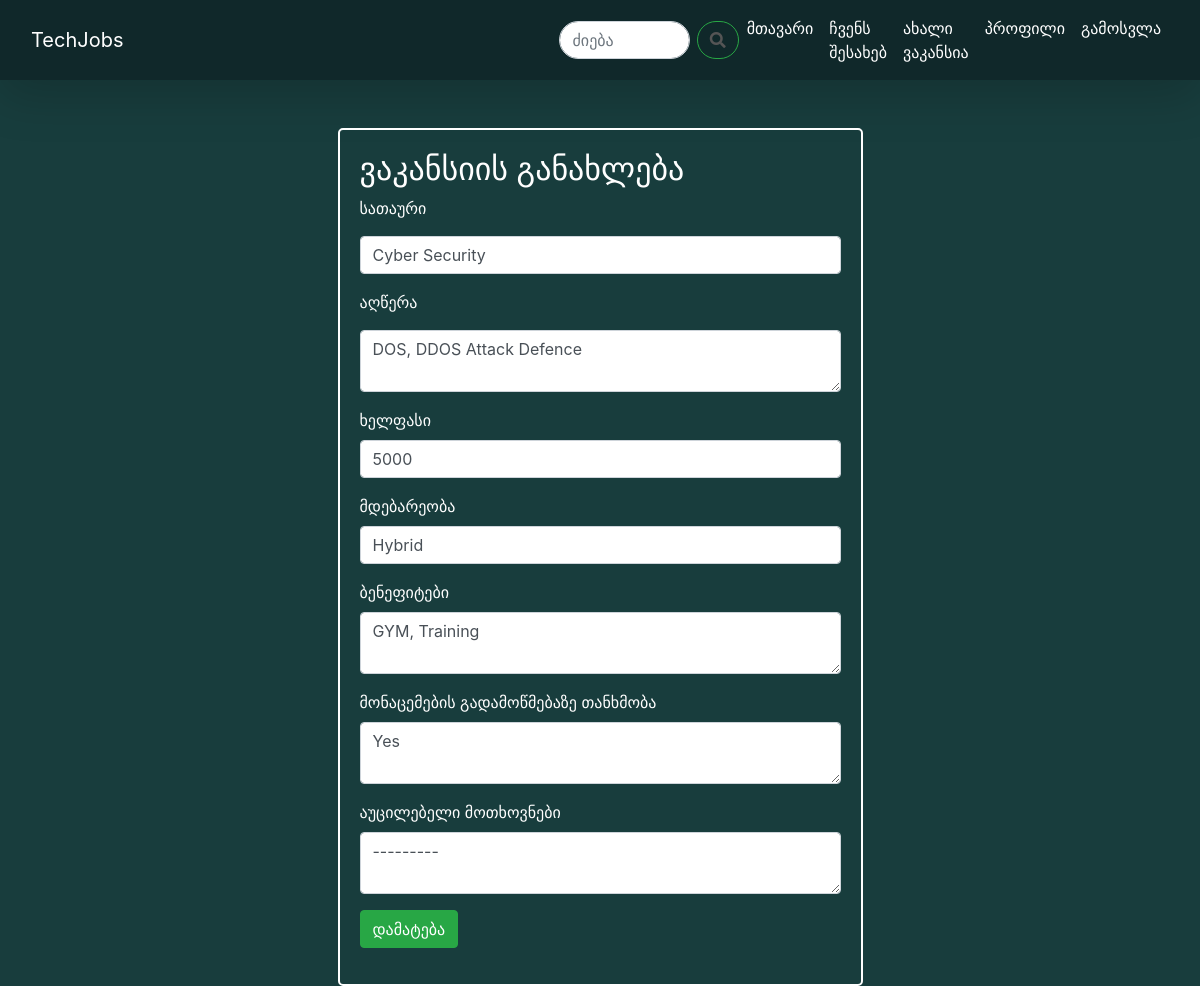
The app's page /job/39/update (signed in) with its own data.
### app/models.py (models this page shows, shortened)
class Job(db.Model):
    id = db.Column(db.Integer, primary_key=True)
    title = db.Column(db.String(20), unique=True, nullable=False)
    date_posted = db.Column(db.DateTime, nullable=False, default=datetime.utcnow)
    description = db.Column(db.Text, nullable=False)
    user_id = db.Column(db.Integer, db.ForeignKey('user.id'), nullable=False)
    salary = db.Column(db.String(50), nullable=True)
    location = db.Column(db.String(100), nullable=True)
    benefits = db.Column(db.Text, nullable=True)
    data_verification = db.Column(db.Text, nullable=True)
    required_skills = db.Column(db.Text, nullable=True)

### app/jobs/routes.py (the view)
@jobs.route('/job/<int:job_id>/update', methods=['POST', 'GET'])
@login_required
def updatejob(job_id):
    job = Job.query.get_or_404(job_id)
    if job.author != current_user:
        abort(403)
    form = JobForm()
    if form.validate_on_submit():
        job.title = form.title.data
        job.description = form.description.data
        job.salary = form.salary.data
        job.location = form.location.data
        job.benefits = form.benefits.data
        job.data_verification = form.data_verification.data
        job.required_skills = form.required_skills.data
        db.session.commit()
        flash('ვაკანსია წარმატებით განახლდა!', 'success')
        return redirect(url_for('jobs.job', job_id=job.id))
    elif request.method == 'GET':
        form.title.data = job.title
        form.description.data = job.description
        form.salary.data = job.salary
        form.location.data = job.location
        form.benefits.data = job.benefits
        form.data_verification.data = job.data_verification
        form.required_skills.data = job.required_skills
    return render_template('create_job.html', title='Update Job', legend='ვაკანსიის განახლება', form=form)

### app/jobs/forms.py
class JobForm(FlaskForm):
    title = StringField('სათაური', validators=[DataRequired()])
    description = TextAreaField('აღწერა', validators=[DataRequired()])
    salary = StringField('Salary')
    location = StringField('Location')
    benefits = TextAreaField('Benefits')
    data_verification = TextAreaField('Data Verification')
    required_skills = TextAreaField('Required Skills')
    submit = SubmitField("დამატება")

### app/models.py (called while the page is built)
@login_manager.user_loader
def load_user(user_id):
    return User.query.get(int(user_id))

### app/templates/create_job.html (shortened to what this page needs)
{% extends "base.html" %}
{% block content %}
<br>
<br>
<div class="container">
    <div class="row">
        <div class="col-md-6 offset-md-3">
            <div class="registration-form rectangle-border">
                <h2 class="white-text">{{ legend }}</h2>
                <form method="POST" action="">
                    <div class="form-group">
                        <label class="white-text">{{ form.title.label }}</label><br>
                        {% if form.title.errors %}
                        {{ form.title(class="form-control is-invalid") }}
                        <div class="invalid-feedback">
                            {% for error in form.title.errors %}
                            <span>{{ error }}</span>
                            {% endfor %}
                        </div>
                        {% else %}
                        {{ form.title(class="form-control") }}
                        {% endif %}
                    </div>
                    <div class="form-group">
                        <label class="white-text">{{ form.description.label }}</label><br>
                        {% if form.description.errors %}
                        {{ form.description(class="form-control is-invalid") }}
                        <div class="invalid-feedback">
                            {% for error in form.description.errors %}
                            <span>{{ error }}</span>
                            {% endfor %}
                        </div>
                        {% else %}
                        {{ form.description(class="form-control") }}
                        {% endif %}
                    </div>
                    <div class="form-group">
                        <label class="white-text">ხელფასი</label><br>
                        {{ form.salary(class="form-control") }}
                    </div>
                    <div class="form-group">
                        <label class="white-text">მდებარეობა</label><br>
                        {{ form.location(class="form-control") }}
                    </div>
                    <div class="form-group">
                        <label class="white-text">ბენეფიტები</label><br>
                        {{ form.benefits(class="form-control") }}
                    </div>
                    <div class="form-group">
                        <label class="white-text">მონაცემების გადამოწმებაზე თანხმობა</label><br>
                        {{ form.data_verification(class="form-control") }}
                    </div>
                    <div class="form-group">
                        <label class="white-text">აუცილებელი მოთხოვნები</label><br>
                        {{ form.required_skills(class="form-control") }}
                    </div>
                    <div class="form-group">
                        {{ form.submit(class="btn btn-success") }}
                    </div>
                </form>
            </div>
        </div>
    </div>
</div>
{% endblock %}

### app/static/main.css (style rules this page uses)
body { background-color: #183D3D; }
.white-text { color: #fff; }
.rectangle-border { border: 2px solid #fff; border-radius: 5px; padding: 20px; }

### records on screen
Job: title "Cyber Security", description "DOS, DDOS Attack Defence", salary "5000", location "Hybrid", benefits "GYM, Training", data_verification "Yes", required_skills "---------"

### other values on screen
{{ legend }} "ვაკანსიის განახლება"
